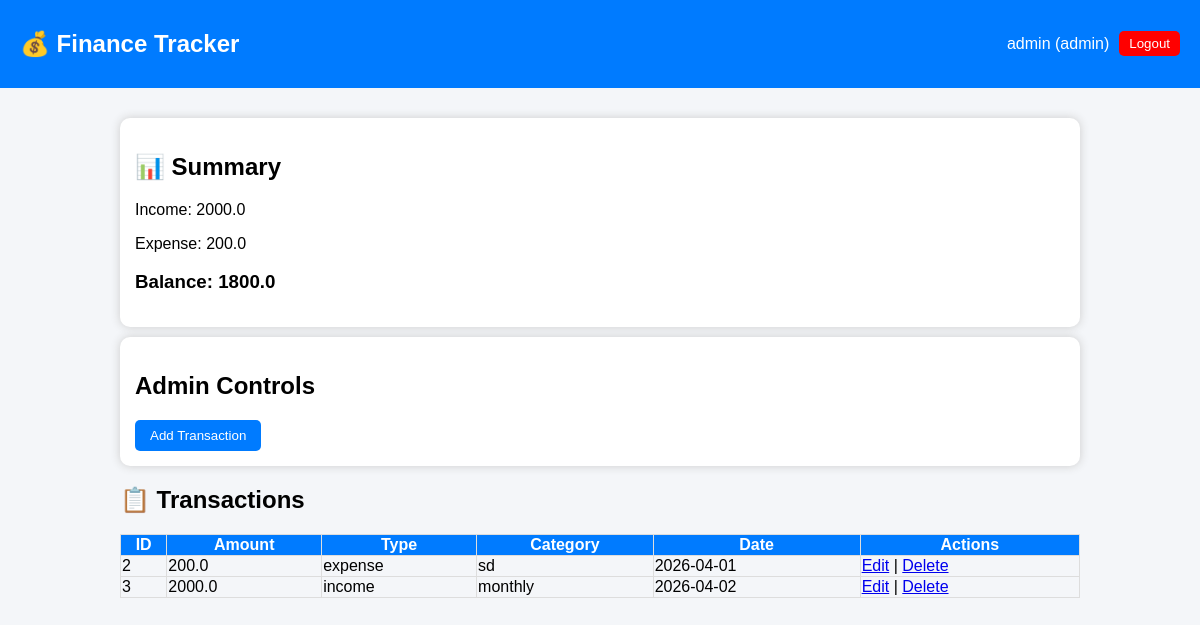
The app's page /dashboard (signed in) with its own data.
### tables this page shows
CREATE TABLE transactions (
            id INTEGER PRIMARY KEY AUTOINCREMENT,
            amount REAL NOT NULL,
            type TEXT NOT NULL,
            category TEXT NOT NULL,
            date TEXT NOT NULL,
            notes TEXT
        );

### app.py (the view)
@app.route("/dashboard")
def dashboard():
    if "user" not in session:
        return redirect("/")
    conn = get_db()
    transactions = conn.execute("SELECT * FROM transactions").fetchall()
    income = sum(t["amount"] for t in transactions if t["type"] == "income")
    expense = sum(t["amount"] for t in transactions if t["type"] == "expense")
    balance = income - expense
    return render_template("index.html",
                           transactions=transactions,
                           income=income,
                           expense=expense,
                           balance=balance,
                           role=session["role"])

### app.py (called while the page is built)
def get_db():
    conn = sqlite3.connect("database.db")
    conn.row_factory = sqlite3.Row
    return conn

### templates/index.html (shortened to what this page needs)
{% extends "base.html" %}
{% block content %}
<div class="card">
    <h2>📊 Summary</h2>
    <p>Income: {{ income }}</p>
    <p>Expense: {{ expense }}</p>
    <h3>Balance: {{ balance }}</h3>
</div>
{% if role == "admin" %}
<div class="card">
    <h2>Admin Controls</h2>
    <a href="/add"><button>Add Transaction</button></a>
</div>
{% endif %}
<h2>📋 Transactions</h2>
<table>
<tr>
<th>ID</th><th>Amount</th><th>Type</th><th>Category</th><th>Date</th><th>Actions</th>
</tr>
{% for t in transactions %}
<tr>
<td>{{ t.id }}</td>
<td>{{ t.amount }}</td>
<td>{{ t.type }}</td>
<td>{{ t.category }}</td>
<td>{{ t.date }}</td>
<td>
{% if role == "admin" %}
    <a href="/edit/{{ t.id }}">Edit</a> |
    <a href="/delete/{{ t.id }}">Delete</a>
{% else %}
    <span style="color:gray;">View Only</span>
{% endif %}
</td>
</tr>
{% endfor %}
</table>
{% endblock %}

### templates/base.html (shortened to what this page needs)
<!DOCTYPE html>
<html>
<head>
    <link rel="stylesheet" href="{{ url_for('static', filename='style.css') }}">
</head>
<body>
<div class="navbar">
    <h2>💰 Finance Tracker</h2>
    <div class="nav-right">
        {% if session.get("user") %}
            <span>{{ session.get("user") }} ({{ session.get("role") }})</span>
            <a href="/logout"><button class="logout-btn">Logout</button></a>
        {% endif %}
    </div>
</div>
<div class="container">
    {% block content %}{% endblock %}
</div>
</body>
</html>

### static/style.css (style rules this page uses)
body { font-family: Arial; background: #f4f6f9; margin: 0; }
.container { width: 80%; margin: auto; padding: 20px; }
.card { background: white; padding: 15px; margin: 10px 0; border-radius: 10px; box-shadow: 0 0 10px #ccc; }
button { padding: 8px 15px; background: #007BFF; color: white; border: none; border-radius: 5px; }
table { width: 100%; border-collapse: collapse; }
table, th, td { border: 1px solid #ddd; }
th { background: #007BFF; color: white; }
.navbar { display: flex; justify-content: space-between; align-items: center; background: #007BFF; color: white; padding: 10px 20px; }
.nav-right { display: flex; align-items: center; gap: 10px; }
.logout-btn { background: red; padding: 5px 10px; }

### records on screen
transactions: id "2", amount "200.0", type "expense", category "sd", date "2026-04-01"
transactions: id "3", amount "2000.0", type "income", category "monthly", date "2026-04-02"

### other values on screen
{{ session.get("user") }} "admin"
{{ session.get("role") }} "admin"
{{ income }} "2000.0"
{{ expense }} "200.0"
{{ balance }} "1800.0"
